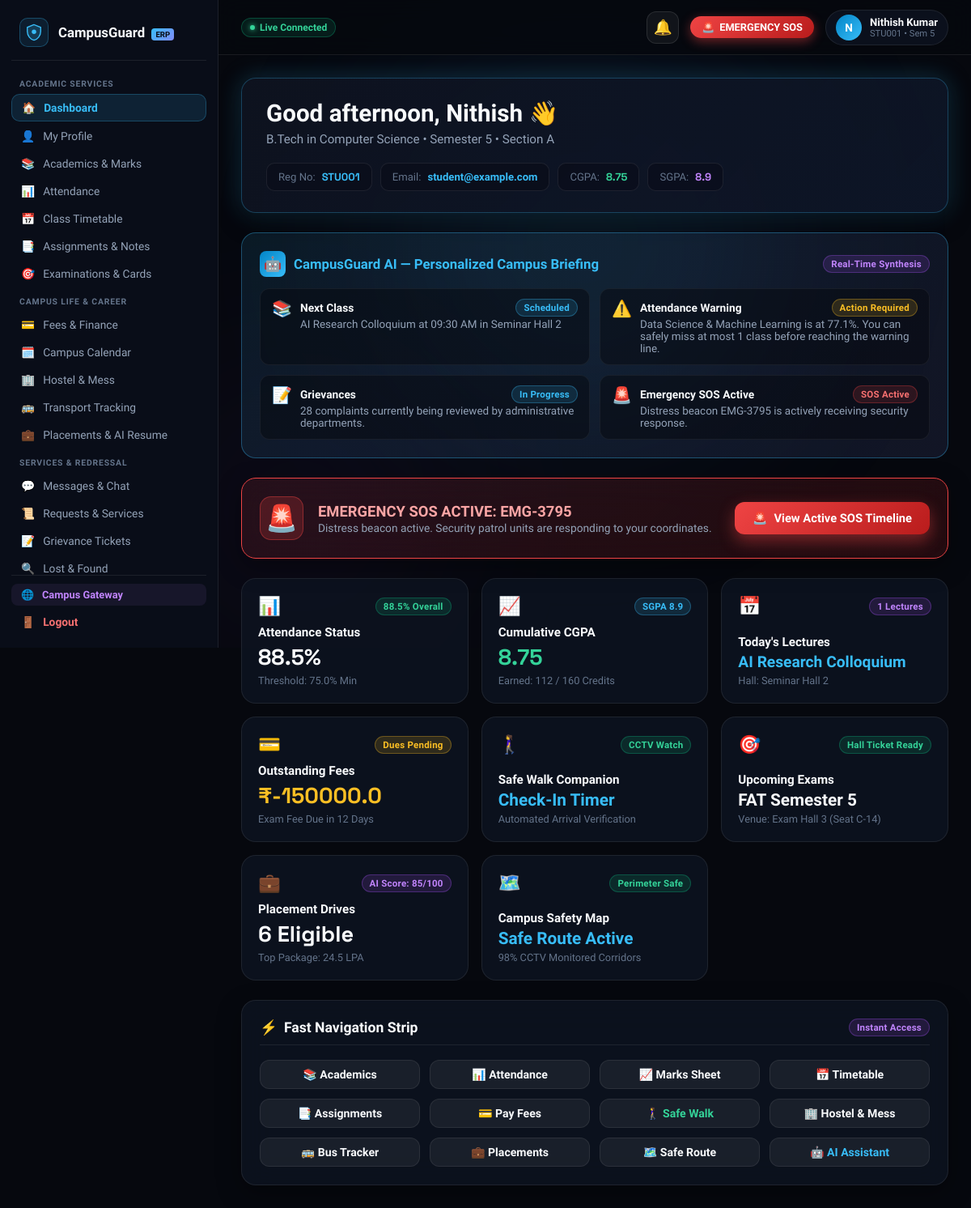
Page /student/dashboard (signed in) on the earlier database version.
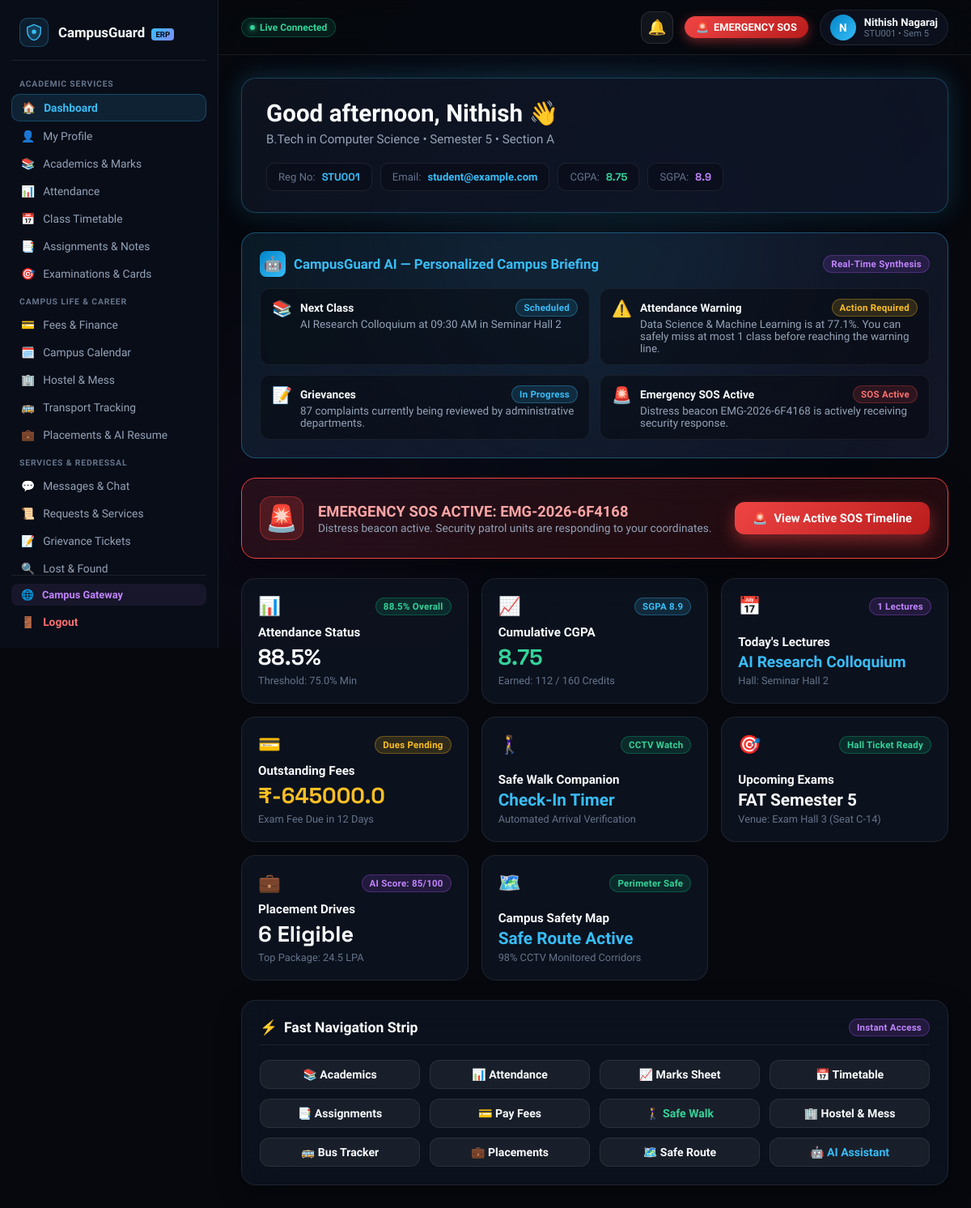
Same page on the later database version.
### tables this page shows
CREATE TABLE students (
            id INTEGER PRIMARY KEY AUTOINCREMENT,
            name TEXT NOT NULL,
            register_number TEXT UNIQUE NOT NULL,
            email TEXT NOT NULL,
            password_hash TEXT NOT NULL,
            department TEXT NOT NULL,
            year INTEGER NOT NULL,
            profile_image TEXT DEFAULT '',
            created_at TIMESTAMP DEFAULT CURRENT_TIMESTAMP
        , phone TEXT DEFAULT '+91 98765 43210', join_date TEXT DEFAULT '2023-08-01', cgpa REAL DEFAULT 8.75, program TEXT DEFAULT 'B.Tech', semester INTEGER DEFAULT 5, section TEXT DEFAULT 'A', dob TEXT DEFAULT '2004-05-14', address TEXT DEFAULT '#42, Green Avenue, Tech City, Karnataka 560001', parent_name TEXT DEFAULT 'R. S. Kumar', parent_phone TEXT DEFAULT '+91 94440 12345', sgpa REAL DEFAULT 8.90, earned_credits INTEGER DEFAULT 112, total_credits INTEGER DEFAULT 160, status TEXT DEFAULT 'ACTIVE');

CREATE TABLE incidents (
            id INTEGER PRIMARY KEY AUTOINCREMENT,
            incident_id TEXT UNIQUE NOT NULL,
            student_id INTEGER NOT NULL,
            incident_type TEXT NOT NULL,
            location TEXT,
            latitude REAL,
            longitude REAL,
            description TEXT,
            status TEXT NOT NULL DEFAULT 'ACTIVE',
            created_at TIMESTAMP DEFAULT CURRENT_TIMESTAMP, assigned_to TEXT DEFAULT 'Unassigned', priority_score INTEGER DEFAULT 50,
            FOREIGN KEY (student_id) REFERENCES students (id)
        );

### routes/student.py (the view)
@student_bp.route('/student/dashboard')
@student_required
def student_dashboard(student):
    conn = get_db_connection()
    try:
        briefing = generate_student_briefing(student, conn)
        att_rows = conn.execute("SELECT * FROM attendance WHERE student_id = ?", (student['id'],)).fetchall()
        att_analysis = analyze_student_attendance(att_rows)
        overall_pct = att_analysis['overall_pct']
        today_name = datetime.datetime.now().strftime('%A')
        today_classes = conn.execute("""
            SELECT * FROM timetable WHERE department = ? AND year = ? AND day_of_week = ?
            ORDER BY start_time ASC
        """, (student['department'], student['year'], today_name)).fetchall()
        if not today_classes:
            today_classes = conn.execute("""
                SELECT * FROM timetable WHERE department = ? AND year = ? AND day_of_week = 'Monday'
                ORDER BY start_time ASC
            """, (student['department'], student['year'])).fetchall()
        pending_complaints_count = conn.execute("""
            SELECT COUNT(*) as cnt FROM complaints WHERE student_id = ? AND status != 'Resolved' AND status != 'Rejected'
        """, (student['id'],)).fetchone()['cnt']
        unread_alerts_count = conn.execute("""
            SELECT COUNT(*) as cnt FROM alerts a WHERE a.id NOT IN (
                SELECT alert_id FROM student_alert_reads WHERE student_id = ?
            )
        """, (student['id'],)).fetchone()['cnt']
        active_sos = conn.execute("""
            SELECT * FROM incidents WHERE student_id = ? AND incident_type = 'EMERGENCY_SOS' AND status = 'ACTIVE'
            ORDER BY created_at DESC LIMIT 1
        """, (student['id'],)).fetchone()
        fees = conn.execute("SELECT * FROM fees WHERE student_id = ?", (student['id'],)).fetchall()
        pending_fees_total = sum(f['amount'] - f['paid_amount'] for f in fees)
        return render_template(
            'student/dashboard.html',
            student=student,
            active_page='dashboard',
            briefing=briefing,
            overall_pct=overall_pct,
            today_classes=today_classes,
            pending_complaints_count=pending_complaints_count,
            unread_alerts_count=unread_alerts_count,
            active_sos=active_sos,
            pending_fees_total=pending_fees_total
        )
    finally:
        conn.close()

### app.py (called while the page is built, shortened)
def _url_build_error_fallback(error, endpoint, values):
    for registered_ep in list(app.view_functions.keys()):
        if registered_ep == endpoint or registered_ep.endswith('.' + endpoint):
            try:
                return url_for(registered_ep, **values)
            except Exception:
                if 'student_id' in values and 'id' not in values:
                    v_copy = dict(values)
                    v_copy['id'] = v_copy.pop('student_id')
                    try:
                        return url_for(registered_ep, **v_copy)
                    except Exception:
                        pass
                continue

### database/db.py (called while the page is built)
def get_db_connection():
    conn = sqlite3.connect(DATABASE_FILE, timeout=20.0)
    conn.row_factory = sqlite3.Row
    return conn

### utils/security.py (called while the page is built)
def add_security_headers(response):
    response.headers['Cache-Control'] = 'no-cache, no-store, must-revalidate, max-age=0'
    response.headers['Pragma'] = 'no-cache'
    response.headers['Expires'] = '0'
    response.headers['X-Content-Type-Options'] = 'nosniff'
    response.headers['X-Frame-Options'] = 'SAMEORIGIN'
    response.headers['X-XSS-Protection'] = '1; mode=block'
    return response

### templates/student/dashboard.html (shortened to what the changed rows need)
{% extends "student/base_student.html" %}
{% block student_content %}
<section class="welcome-banner" style="background: linear-gradient(135deg, rgba(14, 19, 32, 0.95) 0%, rgba(15, 23, 42, 0.85) 100%); border: 1px solid var(--student-border); border-radius: var(--card-radius); padding: 26px 30px; display: flex; justify-content: space-between; align-items: center; flex-wrap: wrap; gap: 20px; box-shadow: 0 10px 30px rgba(0, 0, 0, 0.4), 0 0 30px var(--student-glow);">
    <div>
        <h1 style="font-size: 1.85rem; font-weight: 800; color: var(--text-primary); margin-bottom: 6px;">
            {{ briefing.greeting|default('Welcome, ' ~ student.name ~ ' 👋') }}
        </h1>
        <p style="color: var(--text-secondary); font-size: 0.95rem;">
            {{ student.program|default('B.Tech') }} in {{ student.department }} • Semester {{ student.semester|default(5) }} • Section {{ student.section|default('A') }}
        </p>
    </div>
    <div style="display: flex; flex-wrap: wrap; gap: 10px;">
        <div style="display: flex; align-items: center; gap: 8px; padding: 8px 14px; background: rgba(10, 14, 26, 0.7); border: 1px solid var(--glass-border); border-radius: 10px; font-size: 0.82rem;">
            <span style="color: var(--text-muted);">Reg No:</span>
            <span style="color: var(--student-primary); font-weight: 700; font-family: var(--font-mono);">{{ student.register_number }}</span>
        </div>
        <div style="display: flex; align-items: center; gap: 8px; padding: 8px 14px; background: rgba(10, 14, 26, 0.7); border: 1px solid var(--glass-border); border-radius: 10px; font-size: 0.82rem;">
            <span style="color: var(--text-muted);">Email:</span>
            <span style="color: #38bdf8; font-weight: 600;">{{ student.email }}</span>
        </div>
        <div style="display: flex; align-items: center; gap: 8px; padding: 8px 14px; background: rgba(10, 14, 26, 0.7); border: 1px solid var(--glass-border); border-radius: 10px; font-size: 0.82rem;">
            <span style="color: var(--text-muted);">CGPA:</span>
            <span style="color: #34d399; font-weight: 800; font-family: var(--font-mono);">{{ student.cgpa|default('8.75') }}</span>
        </div>
        <div style="display: flex; align-items: center; gap: 8px; padding: 8px 14px; background: rgba(10, 14, 26, 0.7); border: 1px solid var(--glass-border); border-radius: 10px; font-size: 0.82rem;">
            <span style="color: var(--text-muted);">SGPA:</span>
            <span style="color: #c084fc; font-weight: 800; font-family: var(--font-mono);">{{ student.sgpa|default('8.90') }}</span>
        </div>
    </div>
</section>
<section class="ai-insights-card">
    <div class="ai-insights-list">
        {% for item in briefing.briefing_items|default([]) %}
        <div class="ai-insight-item">
            <span style="font-size: 1.25rem;">{{ item.icon }}</span>
            <div style="flex: 1;">
                <div style="display: flex; justify-content: space-between; align-items: center; margin-bottom: 2px;">
                    <strong>{{ item.title }}</strong>
                    <span class="badge {{ item.badge_class|default('badge-cyan') }}">{{ item.badge }}</span>
                </div>
                <div style="font-size: 0.84rem; color: var(--text-secondary);">{{ item.text }}</div>
            </div>
        </div>
        {% endfor %}
    </div>
</section>
<section class="content-card" style="border: 1px solid {% if active_sos %}#ef4444{% else %}rgba(239, 68, 68, 0.35){% endif %}; background: linear-gradient(135deg, rgba(239, 68, 68, 0.12) 0%, rgba(153, 27, 27, 0.2) 100%); display: flex; align-items: center; justify-content: space-between; flex-wrap: wrap; gap: 18px;">
    <div style="display: flex; align-items: center; gap: 18px;">
        <div>
            <h3 style="font-size: 1.15rem; font-weight: 800; color: #fca5a5; margin-bottom: 2px;">
                {% if active_sos %}EMERGENCY SOS ACTIVE: {{ active_sos.incident_id }}{% else %}Campus Emergency Distress Beacon{% endif %}
            </h3>
            <p style="color: var(--text-secondary); font-size: 0.86rem;">
                {% if active_sos %}
                    Distress beacon active. Security patrol units are responding to your coordinates.
                {% else %}
                    Instant one-touch GPS beacon connected to Campus Quick Response and Medical Units.
                {% endif %}
            </p>
        </div>
    </div>
</section>
<section class="cards-grid" style="display: grid; grid-template-columns: repeat(auto-fit, minmax(240px, 1fr)); gap: 16px;">
    <a href="{{ url_for('student_marks') }}" class="dash-card" style="text-decoration: none; color: inherit; background: var(--bg-card); border: 1px solid var(--glass-border); border-radius: var(--card-radius); padding: 20px; display: flex; flex-direction: column; justify-content: space-between;">
        <div class="dash-card-header" style="display: flex; justify-content: space-between; align-items: center; margin-bottom: 10px;">
            <div style="font-size: 1.4rem;">📈</div>
            <span class="badge badge-cyan">SGPA {{ student.sgpa|default('8.90') }}</span>
        </div>
        <div>
            <h4 style="font-size: 0.95rem; font-weight: 700; color: var(--text-primary);">Cumulative CGPA</h4>
            <div style="font-size: 1.7rem; font-weight: 800; font-family: var(--font-mono); color: #34d399; margin: 4px 0;">{{ student.cgpa|default('8.75') }}</div>
            <p style="font-size: 0.8rem; color: var(--text-muted);">Earned: 112 / 160 Credits</p>
        </div>
    </a>
    <a href="{{ url_for('student_fees') }}" class="dash-card" style="text-decoration: none; color: inherit; background: var(--bg-card); border: 1px solid var(--glass-border); border-radius: var(--card-radius); padding: 20px; display: flex; flex-direction: column; justify-content: space-between;">
        <div>
            <h4 style="font-size: 0.95rem; font-weight: 700; color: var(--text-primary);">Outstanding Fees</h4>
            <div style="font-size: 1.7rem; font-weight: 800; font-family: var(--font-mono); color: #fbbf24; margin: 4px 0;">₹{{ pending_fees_total|default('15,000') }}</div>
            <p style="font-size: 0.8rem; color: var(--text-muted);">Exam Fee Due in 12 Days</p>
        </div>
    </a>
</section>
<section class="content-card">
    <div class="card-header-row">
        <h2 class="card-heading"><span>⚡</span> Fast Navigation Strip</h2>
    </div>
</section>
{% endblock %}

### templates/student/base_student.html (shortened to what the changed rows need)
<!DOCTYPE html>
<html lang="en">
<head>
    <link rel="stylesheet" href="{{ url_for('static', filename='css/student-portal.css') }}">
    <link rel="stylesheet" href="{{ url_for('static', filename='css/campusguard-toast.css') }}">
    <link rel="stylesheet" href="{{ url_for('static', filename='css/emergency.css') }}">
</head>
<body>
    <div class="portal-layout">
        <div class="main-wrapper">
            <header class="topbar">
                <div class="topbar-right">
                    <a href="{{ url_for('student_profile') }}" class="user-avatar-pill" title="View Profile">
                        <div class="avatar-circle">
                            {{ student.name[0]|upper if student else 'S' }}
                        </div>
                        <div class="user-meta-top">
                            <span class="user-name-top">{{ student.name if student else 'Student' }}</span>
                            <span class="user-role-top">{{ student.register_number if student else '' }} • Sem {{ student.semester|default(5) }}</span>
                        </div>
                    </a>
                </div>
            </header>
            <main class="portal-content">
                {% block student_content %}{% endblock %}
            </main>
        </div>
    </div>
</body>
</html>

Differences in the rows shown:
no longer on this page (row edited): incidents: incident_id "EMG-3795"
changed students "Good afternoon, Nithish 👋": name "Nithish Kumar" → "Nithish Nagaraj"
added incidents: incident_id "EMG-2026-6F4168"
Other differences:
{{ pending_fees_total|default('15,000') }}: "-150000.0" → "-645000.0"
new list line: "📝 Grievances In Progress 87 complaints currently being reviewed by administrative departments."
new list line: "🚨 Emergency SOS Active SOS Active Distress beacon EMG-2026-6F4168 is actively receiving security response."
list line gone: "📝 Grievances In Progress 28 complaints currently being reviewed by administrative departments."
list line gone: "🚨 Emergency SOS Active SOS Active Distress beacon EMG-3795 is actively receiving security response."
